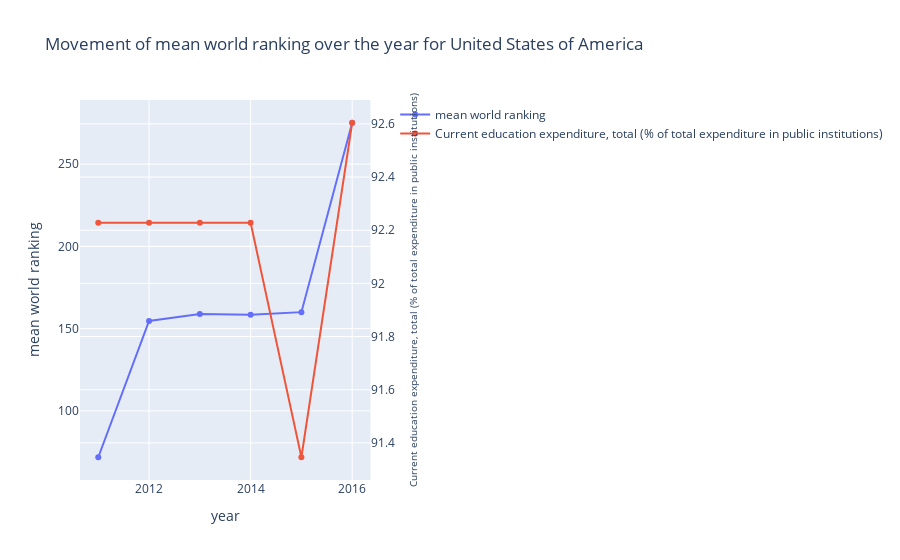

The cell this chart's notebook holds for it:
### Markdown cell above
In this plot we can see that mean world rank during the period from 2012-2015 did not change that much despite that in 2015 there was a 1% less education expenditure. And we can also see that after that 2015 year where there was 1% less education expenditure that mean world ranking grew bigger (which is not positive effect).

### Code cell
plot_mean_world_rank(data,"United States of America", 'Current education expenditure, total (% of total expenditure in public institutions)')

### Figure 1 — Plotly figure (JSON) as saved in the notebook; plotly's stock layout.template omitted (floating-point values rounded to 4 significant figures; data arrays with more than 128 entries replaced by an {"elided": "..."} marker saying what was removed)
{"data": [{"name": "mean world ranking", "type": "scatter", "x": [2011, 2012, 2013, 2014, 2015, 2016], "xaxis": "x", "y": [71.85, 154.7, 158.9, 158.5, 160.0, 275.2], "yaxis": "y"}, {"name": "Current education expenditure, total (% of total expenditure in public institutions)", "type": "scatter", "x": [2011, 2012, 2013, 2014, 2015, 2016], "xaxis": "x", "y": {"elided": "660 float values"}, "yaxis": "y2"}], "layout": {"title": {"text": "Movement of mean world ranking over the year for United States of America"}, "xaxis": {"anchor": "y", "domain": [0, 0.94], "title": {"text": "year"}}, "yaxis": {"anchor": "x", "domain": [0, 1], "title": {"text": "mean world ranking"}}, "yaxis2": {"anchor": "x", "overlaying": "y", "side": "right", "title": {"font": {"size": 10}, "text": "Current education expenditure, total (% of total expenditure in public institutions)"}}}}
